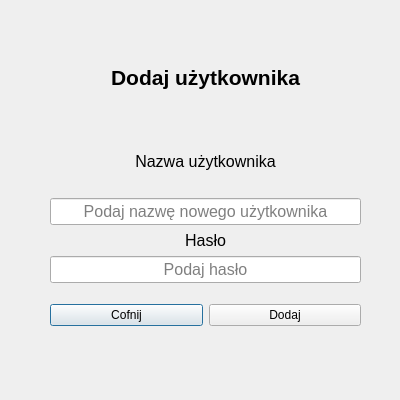
<?xml version="1.0" encoding="UTF-8"?>
<ui version="4.0">
 <class>AddUser</class>
 <widget class="QDialog" name="AddUser">
  <property name="geometry">
   <rect>
    <x>0</x>
    <y>0</y>
    <width>400</width>
    <height>400</height>
   </rect>
  </property>
  <property name="baseSize">
   <size>
    <width>400</width>
    <height>400</height>
   </size>
  </property>
  <property name="windowTitle">
   <string>Dialog</string>
  </property>
  <widget class="QWidget" name="">
   <property name="geometry">
    <rect>
     <x>50</x>
     <y>30</y>
     <width>311</width>
     <height>311</height>
    </rect>
   </property>
   <layout class="QVBoxLayout" name="verticalLayout_3">
    <item>
     <widget class="QLabel" name="label">
      <property name="font">
       <font>
        <pointsize>16</pointsize>
        <weight>75</weight>
        <bold>true</bold>
       </font>
      </property>
      <property name="text">
       <string>Dodaj użytkownika</string>
      </property>
      <property name="alignment">
       <set>Qt::AlignCenter</set>
      </property>
     </widget>
    </item>
    <item>
     <layout class="QVBoxLayout" name="verticalLayout">
      <item>
       <widget class="QLabel" name="label_2">
        <property name="sizePolicy">
         <sizepolicy hsizetype="Preferred" vsizetype="Preferred">
          <horstretch>0</horstretch>
          <verstretch>0</verstretch>
         </sizepolicy>
        </property>
        <property name="font">
         <font>
          <pointsize>12</pointsize>
         </font>
        </property>
        <property name="text">
         <string>Nazwa użytkownika</string>
        </property>
        <property name="alignment">
         <set>Qt::AlignCenter</set>
        </property>
       </widget>
      </item>
      <item>
       <widget class="QLineEdit" name="nazwaUzytkownika">
        <property name="font">
         <font>
          <pointsize>12</pointsize>
         </font>
        </property>
        <property name="alignment">
         <set>Qt::AlignCenter</set>
        </property>
        <property name="placeholderText">
         <string>Podaj nazwę nowego użytkownika</string>
        </property>
       </widget>
      </item>
     </layout>
    </item>
    <item>
     <layout class="QVBoxLayout" name="verticalLayout_2">
      <item>
       <widget class="QLabel" name="label_3">
        <property name="sizePolicy">
         <sizepolicy hsizetype="Preferred" vsizetype="Preferred">
          <horstretch>0</horstretch>
          <verstretch>7</verstretch>
         </sizepolicy>
        </property>
        <property name="font">
         <font>
          <pointsize>12</pointsize>
         </font>
        </property>
        <property name="lineWidth">
         <number>1</number>
        </property>
        <property name="text">
         <string>Hasło</string>
        </property>
        <property name="alignment">
         <set>Qt::AlignCenter</set>
        </property>
       </widget>
      </item>
      <item>
       <widget class="QLineEdit" name="haslo">
        <property name="font">
         <font>
          <pointsize>12</pointsize>
         </font>
        </property>
        <property name="layoutDirection">
         <enum>Qt::LeftToRight</enum>
        </property>
        <property name="echoMode">
         <enum>QLineEdit::Password</enum>
        </property>
        <property name="alignment">
         <set>Qt::AlignCenter</set>
        </property>
        <property name="placeholderText">
         <string>Podaj hasło</string>
        </property>
       </widget>
      </item>
      <item>
       <layout class="QHBoxLayout" name="horizontalLayout_2">
        <property name="topMargin">
         <number>15</number>
        </property>
        <property name="bottomMargin">
         <number>15</number>
        </property>
        <item>
         <widget class="QPushButton" name="Cancel">
          <property name="text">
           <string>Cofnij</string>
          </property>
         </widget>
        </item>
        <item>
         <widget class="QPushButton" name="Add">
          <property name="text">
           <string>Dodaj</string>
          </property>
         </widget>
        </item>
       </layout>
      </item>
     </layout>
    </item>
   </layout>
  </widget>
 </widget>
 <resources/>
 <connections/>
</ui>
